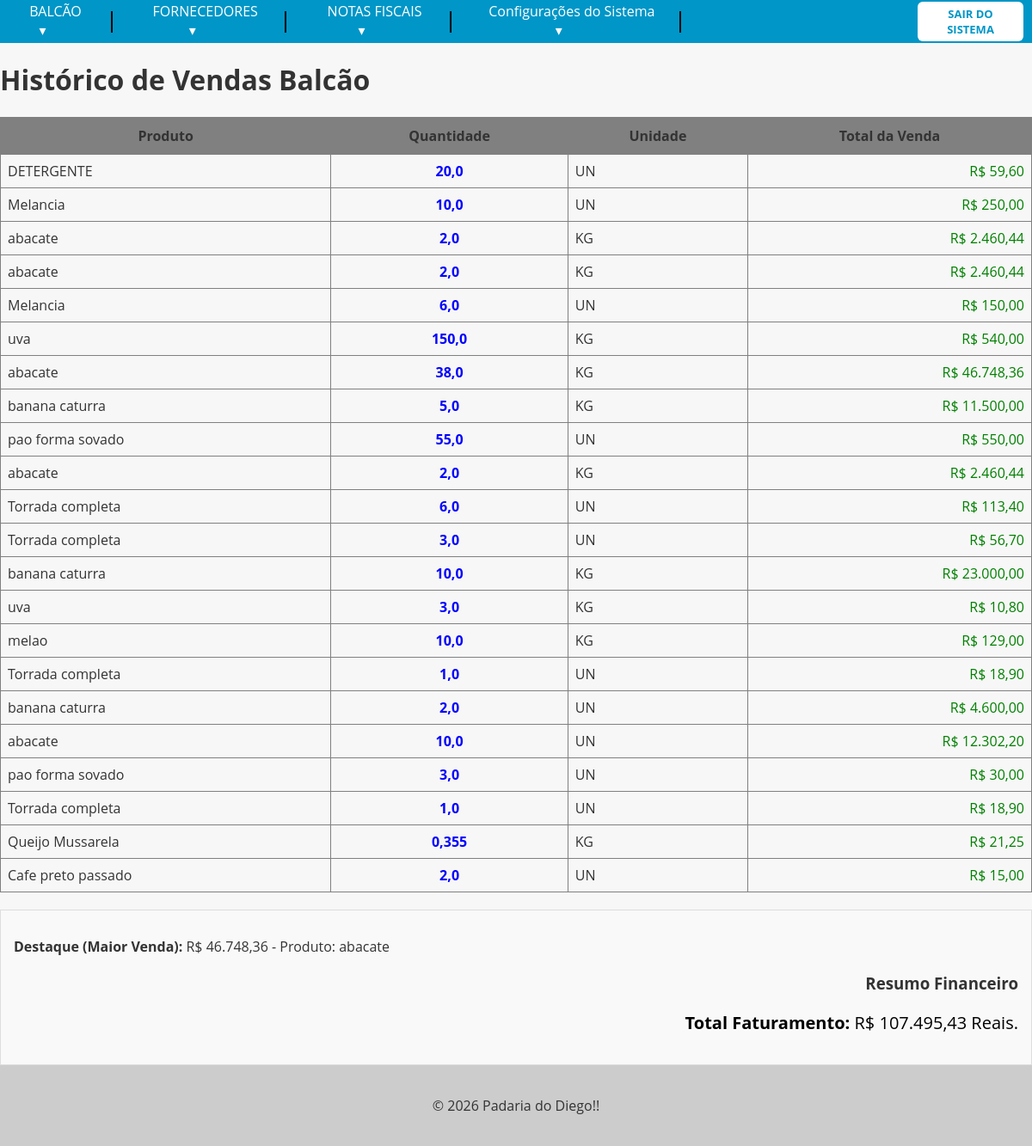
/historico_venda/ (signed in), run on the app's committed database.
### balcao/models.py (models this page shows, shortened)
class VendasBalcao(models.Model):
    id = models.AutoField(primary_key=True)
    produto = models.ForeignKey(Produtos, on_delete=models.PROTECT)
    unidade = models.ForeignKey(UnidadeProduto, on_delete=models.PROTECT, null=True, blank=True)
    preco = models.FloatField(blank=True, null=True)
    quantidade = models.FloatField(max_length=20)
    total = models.FloatField(blank=True, null=True)
    imagem = models.ImageField(upload_to="produtos/", blank=True, null=True)

class Produtos(models.Model):
    id = models.AutoField(primary_key=True)
    nome_produto = models.CharField(max_length=100)
    tipo_produto = models.ForeignKey(UnidadeProduto, on_delete=models.PROTECT)
    preco = models.DecimalField(max_digits=10, decimal_places=2, verbose_name="Preço")
    estoque = models.FloatField(default=0, verbose_name="Estoque Atual")
    data_criacao = models.DateTimeField(auto_now_add=True, verbose_name="Data da Criação")
    ultima_alteracao = models.DateTimeField(auto_now=True, verbose_name="Ultima Alteração")

class UnidadeProduto(models.Model):
    id = models.AutoField(primary_key=True)
    tipo_unidade = models.CharField(max_length=5)
    def __str__(self):
        return self.tipo_unidade

### balcao/views.py (the view)
# urls.py: path("historico_venda/", historico_view, name="historico_venda"),
def historico_view(request):
    vendas = VendasBalcao.objects.select_related("produto", "unidade").order_by("-id")
    total_faturamento = 0
    maior_venda = 0
    nome_produto = "Nenhum"
    if vendas.exists():
        for venda in vendas:
            total_faturamento += venda.total
        total_faturamento = round(total_faturamento, 2)
        obj_maior_venda = vendas.order_by("-total").first()
        if obj_maior_venda:
            maior_venda = obj_maior_venda.total
            nome_produto = obj_maior_venda.produto.nome_produto
    return render(
        request,
        "historico.html",
        {"vendas": vendas,
         "total_faturamento": total_faturamento,
         "maior_venda": maior_venda,
         "nome_produto": nome_produto
         }
    )

### balcao/templates/historico.html (shortened to what this page needs)
{% extends "base.html" %}
{% block content %}
    <h1>Histórico de Vendas Balcão</h1>
    <table border="1" style="width: 100%; border-collapse: collapse; margin-bottom: 20px;">
        <thead style="background-color: gray;">
            <tr>
                <th>Produto</th>
                <th>Quantidade</th>
                <th>Unidade</th>
                <th>Total da Venda</th>
            </tr>
        </thead>
        <tbody>
            {% for v in vendas %}
                <tr>
                    <td>{{ v.produto.nome_produto }}</td>
                    <td>{{ v.quantidade }}</td>
                    <td>{{ v.unidade }}</td>
                    <td>R$ {{ v.total|floatformat:2 }}</td>
                </tr>
            {% empty %}
                <tr>
                    <td colspan="4" style="text-align: center; padding: 20px;">
                        Nenhuma venda registrada no sistema.
                    </td>
                </tr>
            {% endfor %}
        </tbody>
    </table>
    <div style="background-color: #f9f9f9; padding: 15px; border: 1px solid #ddd;">
        <p><strong>Destaque (Maior Venda):</strong> R$ {{ maior_venda|floatformat:2 }} - Produto: {{ nome_produto }}</p>
        <h3 style="text-align: right;">Resumo Financeiro</h3>
        <p style="text-align: right; color: black; font-size: 20px;"><strong>Total Faturamento:</strong> R$ {{ total_faturamento|floatformat:2 }} Reais.</p>
    </div>
{% endblock %}

### app/templates/base.html (style rules this page uses)
body { font-family: 'Open Sans', sans-serif; background-color: #f7f7f7; color: #333; margin: 0; padding: 0; }

### balcao/templates/historico.html (style rules this page uses)
th { padding: 10px; }
td { padding: 8px; }
td:nth-child(2) { color: blue; font-weight: bold; text-align: center; }
td:nth-child(4) { color: green; text-align: right; }

### data on the page
VendasBalcao: produto.nome_produto "DETERGENTE", quantidade "20,0", unidade "UN", total "59,60"
VendasBalcao: produto.nome_produto "Melancia", quantidade "10,0", unidade "UN", total "250,00"
VendasBalcao: produto.nome_produto "abacate", quantidade "2,0", unidade "KG", total "2.460,44"
VendasBalcao: produto.nome_produto "abacate", quantidade "2,0", unidade "KG", total "2.460,44"
VendasBalcao: produto.nome_produto "Melancia", quantidade "6,0", unidade "UN", total "150,00"
VendasBalcao: produto.nome_produto "uva", quantidade "150,0", unidade "KG", total "540,00"
VendasBalcao: produto.nome_produto "abacate", quantidade "38,0", unidade "KG", total "46.748,36"
VendasBalcao: produto.nome_produto "banana caturra", quantidade "5,0", unidade "KG", total "11.500,00"
VendasBalcao: produto.nome_produto "pao forma sovado", quantidade "55,0", unidade "UN", total "550,00"
VendasBalcao: produto.nome_produto "abacate", quantidade "2,0", unidade "KG", total "2.460,44"
VendasBalcao: produto.nome_produto "Torrada completa", quantidade "6,0", unidade "UN", total "113,40"
VendasBalcao: produto.nome_produto "Torrada completa", quantidade "3,0", unidade "UN", total "56,70"
VendasBalcao: produto.nome_produto "banana caturra", quantidade "10,0", unidade "KG", total "23.000,00"
VendasBalcao: produto.nome_produto "uva", quantidade "3,0", unidade "KG", total "10,80"
VendasBalcao: produto.nome_produto "melao", quantidade "10,0", unidade "KG", total "129,00"
VendasBalcao: produto.nome_produto "Torrada completa", quantidade "1,0", unidade "UN", total "18,90"
VendasBalcao: produto.nome_produto "banana caturra", quantidade "2,0", unidade "UN", total "4.600,00"
VendasBalcao: produto.nome_produto "abacate", quantidade "10,0", unidade "UN", total "12.302,20"
VendasBalcao: produto.nome_produto "pao forma sovado", quantidade "3,0", unidade "UN", total "30,00"
VendasBalcao: produto.nome_produto "Torrada completa", quantidade "1,0", unidade "UN", total "18,90"
VendasBalcao: produto.nome_produto "Queijo Mussarela", quantidade "0,355", unidade "KG", total "21,25"
VendasBalcao: produto.nome_produto "Cafe preto passado", quantidade "2,0", unidade "UN", total "15,00"
Produtos: nome_produto "abacate"

### other printed values
{{ total_faturamento|floatformat:2 }} "107.495,43"
